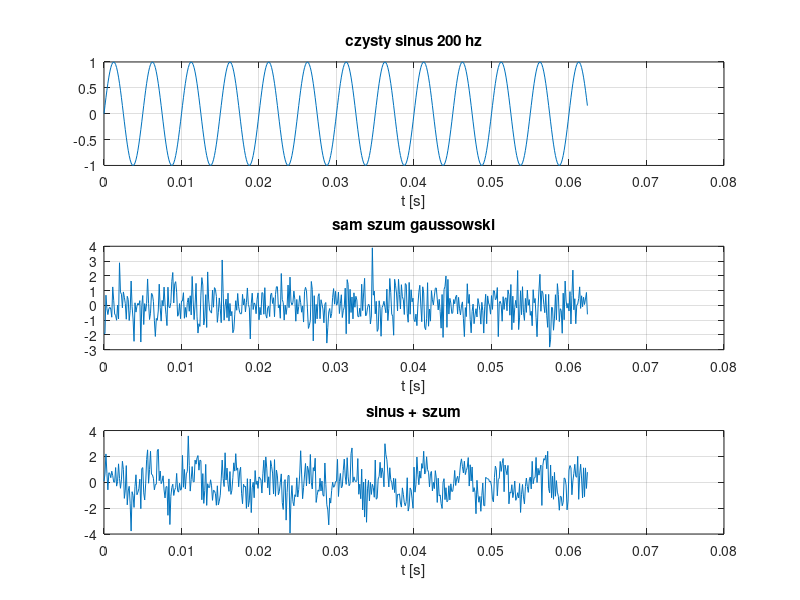
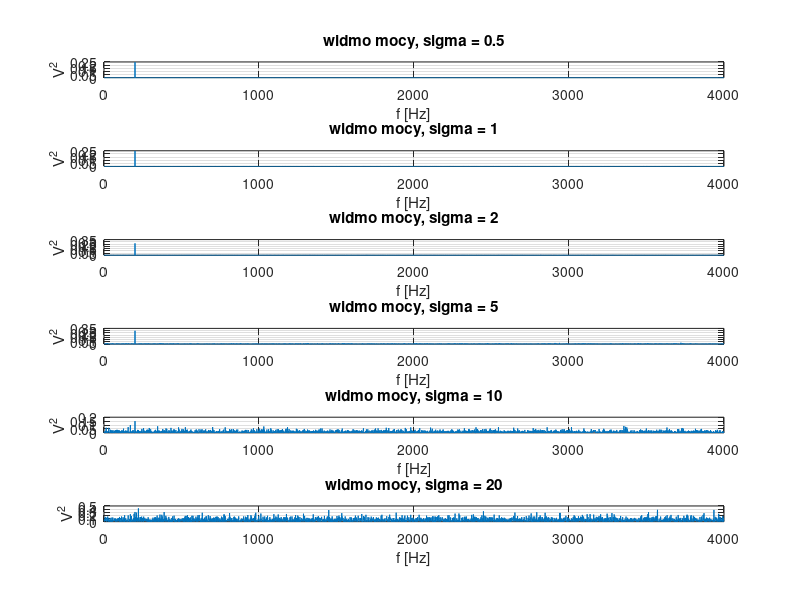
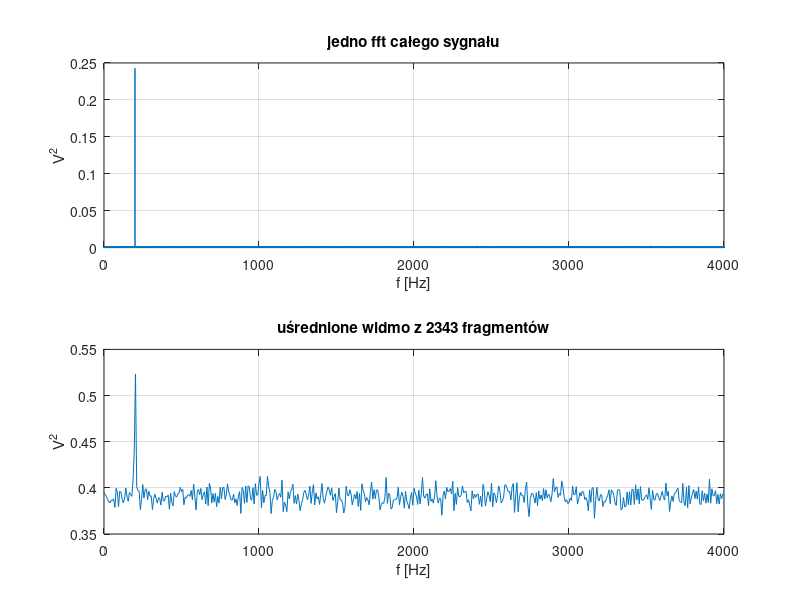
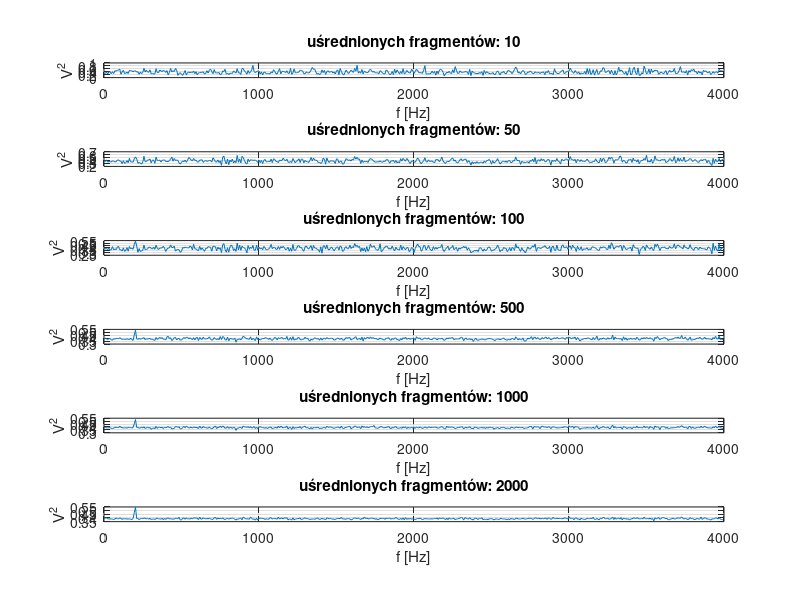

Write the MATLAB code that produced these figures, in order.
clear all; close all; clc;
%% dane
fpr = 8000;
T = 1;
N = round(T * fpr);
dt = 1/fpr;
t = dt * (0:N-1);
f0 = 200;

%% figure z czystym sygnałem, szumem i połączeniem
figure;
subplot(3,1,1);
plot(t(1:500), sin(2*pi*f0*t(1:500)));
title('czysty sinus 200 hz');
xlabel('t [s]');
grid on;

subplot(3,1,2);
plot(t(1:500), randn(1,500));
title('sam szum gaussowski');
xlabel('t [s]');
grid on;

subplot(3,1,3);
plot(t(1:500), sin(2*pi*f0*t(1:500)) + randn(1,500));
title('sinus + szum');
xlabel('t [s]');
grid on;

%% różne poziomy szumu
sigma_values = [0.5, 1, 2, 5, 10, 20];

%% figure z widmami
figure;
for i = 1:length(sigma_values)
    sigma = sigma_values(i);
    x = sin(2*pi*f0*t) + sigma*randn(1,N);
    
    X = fft(x);
    f = fpr/N * (0:N-1);
    Pxx = (abs(X)/N).^2;
    
    subplot(length(sigma_values), 1, i);
    plot(f(1:N/2), Pxx(1:N/2));
    title(['widmo mocy, sigma = ' num2str(sigma)]);
    xlabel('f [Hz]'); ylabel('V^2');
    grid on;
end

% pierwsza figura pokazuje czysty sinus i sam szum osobno
% druga figura pokazuje jak pik sinusa znika w widmie przy rosnącym szumie

%% uśrednianie widm - metoda welcha
sigma = 20;
T_long = 300;
N_long = round(T_long * fpr);
t_long = dt * (0:N_long-1);

x_long = sin(2*pi*f0*t_long) + sigma*randn(1,N_long);

% parametry podziału na fragmenty
Mwind = 1024;
Mfft = Mwind;
Many = floor(N_long / Mwind);

% uśrednianie widm
Pxx_avg = zeros(1, Mfft);
for m = 1 : Many
    fragment = x_long(1 + (m-1)*Mwind : m*Mwind);
    X = fft(fragment);
    Pxx_avg = Pxx_avg + (abs(X)/Mwind).^2;   % normalizacja przez Mwind
end
Pxx_avg = Pxx_avg / Many;

f_avg = fpr/Mfft * (0:Mfft-1);

% porównanie
figure;
subplot(2,1,1);
X_all = fft(x_long);
Pxx_all = (abs(X_all)/N_long).^2;
f_all = fpr/N_long * (0:N_long-1);
plot(f_all(1:N_long/2), Pxx_all(1:N_long/2));
title('jedno fft całego sygnału');
xlabel('f [Hz]'); ylabel('V^2');
grid on;

subplot(2,1,2);
plot(f_avg(1:Mfft/2), Pxx_avg(1:Mfft/2));
title(['uśrednione widmo z ' num2str(Many) ' fragmentów']);
xlabel('f [Hz]'); ylabel('V^2');
grid on;

% uśrednianie wielu widm wygładza szum do stałego poziomu
% pik sinusa nie znika przy uśrednianiu bo jest w tym samym miejscu w każdym fragmencie
% szum jest losowy więc się uśrednia do zera, a sinus zostaje widoczny

%% Wyznacz ile widm nalez˙y u´sredni´c, aby maksimum sinusa było dobrze 
% widoczne w u´srednionym widmie.

%% ile fragmentów potrzeba żeby pik był widoczny
sigma = 20;
T_long = 300;
N_long = round(T_long * fpr);
t_long = dt * (0:N_long-1);
x_long = sin(2*pi*f0*t_long) + sigma*randn(1,N_long);

Mwind = 1024;
Mfft = Mwind;
f_avg = fpr/Mfft * (0:Mfft-1);

Many_values = [10, 50, 100, 500, 1000, 2000];

figure;
for i = 1:length(Many_values)
    Many = Many_values(i);
    
    Pxx_avg = zeros(1, Mfft);
    for m = 1 : Many
        fragment = x_long(1 + (m-1)*Mwind : m*Mwind);
        X = fft(fragment);
        Pxx_avg = Pxx_avg + (abs(X)/Mwind).^2;
    end
    Pxx_avg = Pxx_avg / Many;
    
    subplot(length(Many_values), 1, i);
    plot(f_avg(1:Mfft/2), Pxx_avg(1:Mfft/2));
    title(['uśrednionych fragmentów: ' num2str(Many)]);
    xlabel('f [Hz]'); ylabel('V^2');
    grid on;
end

% przy małej liczbie fragmentów szum jest duży i pik sinusa niewidoczny
% im więcej fragmentów tym szum się bardziej wygładza i pik staje się widoczny
% dla sigma=20 potrzeba około 100-500 fragmentów żeby pik był wyraźny
